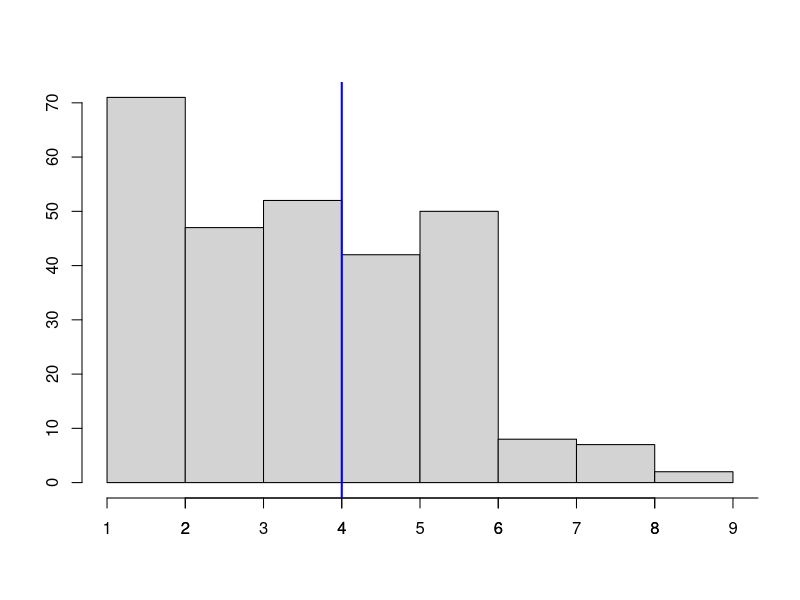
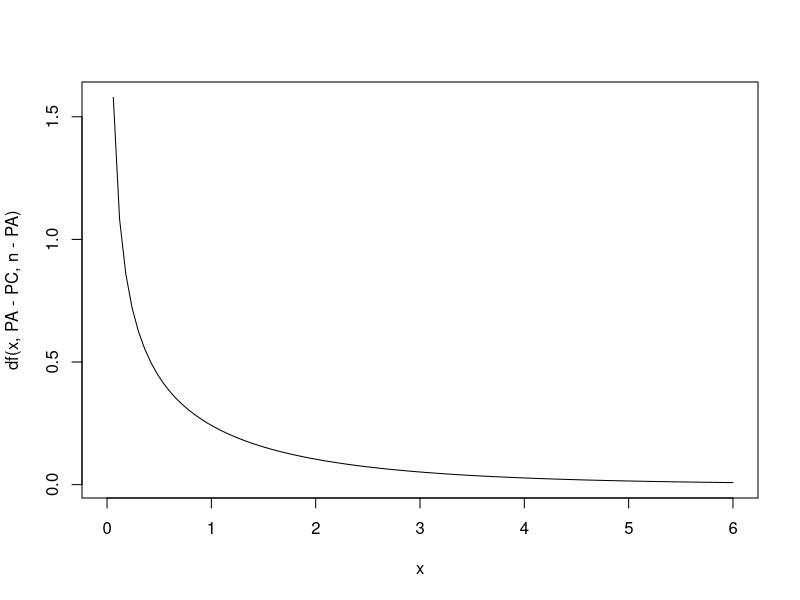
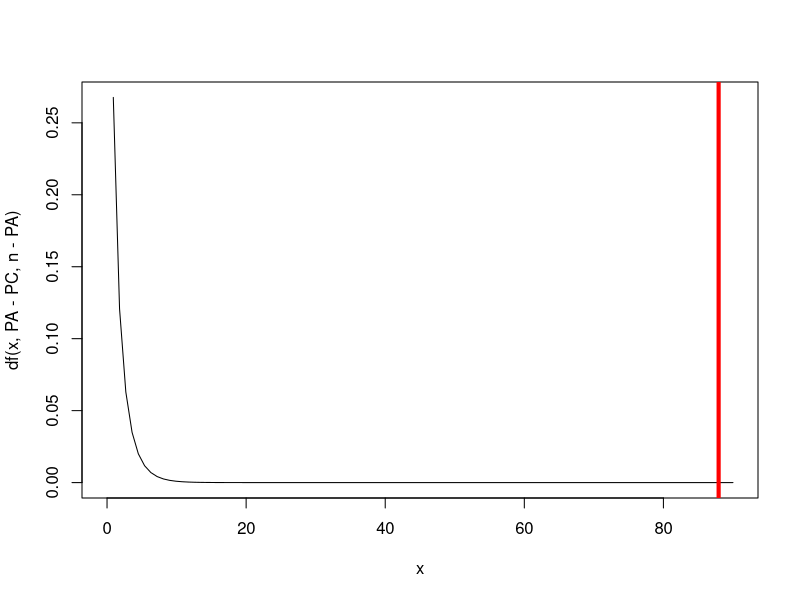

The R script that drew these images, in order:
## ---- chunk 1
options(scipen = 999)
## ---- chunk 2
library(readr)
library(dplyr)
library(tidyr)
## ---- chunk 3
egresados <- read_delim("BASE_EGRESADOS.csv", delim = ";")
## ---- chunk 4
glimpse(egresados)
## ---- chunk 5
summary(egresados$P44)
## ---- chunk 6
egresados$P44 <- as.numeric(egresados$P44)
egresados$P44 <- na_if(egresados$P44, 99)
egresados <- drop_na(egresados, P44)
## ---- chunk 7
egresados <- filter(egresados, F_3 %in% c("1", "2"))
## ---- chunk 8
hist(egresados$P44, main="", ylab="", xlab = "")
axis(side = 1, at = seq(1, 10, 1), labels = seq(1, 10, 1))
abline(v = mean(egresados$P44), col="blue", lwd=2)
## ---- chunk 9
SSE_C <- sum((egresados$P44 - 3)^2)
SSE_A <- sum((egresados$P44 - mean(egresados$P44))^2)
## ---- chunk 10
PRE <- (SSE_C - SSE_A)/SSE_C
## ---- chunk 11
PA <- 1  # media observada de salarios
PC <- 0  # valor obtenido de tabla de salarios mínimos
n <- 279 # egresados

Fstatistic <- (PRE/(PA - PC))/((1 - PRE)/(n - PA))
## ---- chunk 12
curve(df(x, PA - PC, n - PA), from=0, to=6)
## ---- chunk 13
pf(3.875126, PA - PC, n-PA)
## ---- chunk 14
curve(df(x, PA - PC, n - PA), from=0, to=90)
abline(v = Fstatistic, col="red", lwd=4)
## ---- chunk 15
pf(Fstatistic, PA - PC, n-PA, lower.tail = FALSE)
